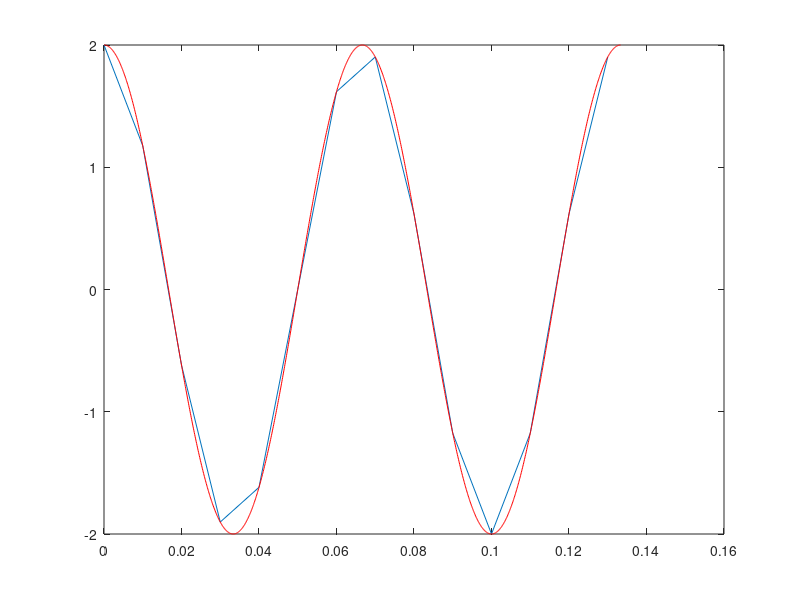
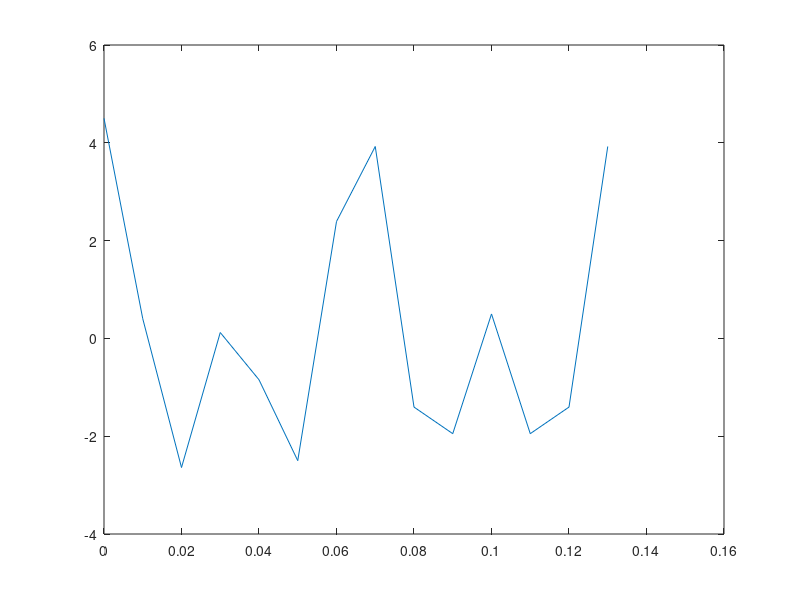
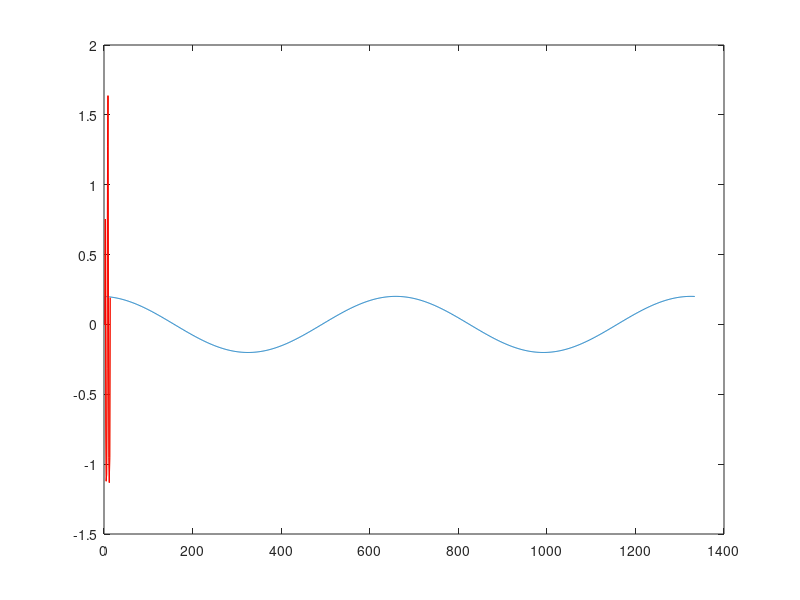
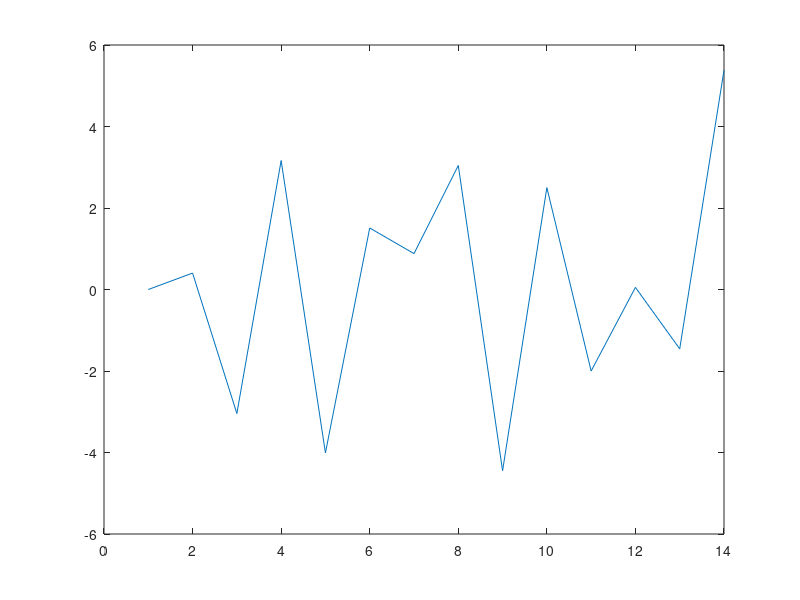

Source code (MATLAB) for these figures, in order: (Note: this script raises an error after producing the figures.)
% MAS500 Session 1
% Ch 2.12 Exercises


%%
% 1. Create a signal x1, where x1 = 2cos(2?15t).
% Make t a range large enough to show 2 repetitions of x1.
% Plot x1.
% What are the minimum and maximum values of x1 from the graph?

% 2 repetitions = 2*f = 2* 15 = 30
t = 0:0.01:(2*1/15);
x1 = 2*cos(2*pi*15*t);
figure(1)
plot(t,x1)

% create a more smooth plot, by increasing resolution of t
t = 0:0.0001:(2*1/15);
x1 = 2*cos(2*pi*15*t);
hold on; plot(t,x1,'r')

minimum = min(x1)
maximum = max(x1)

%%
% 2. Let x2 = x1 + 2.5cos(2?30t), and adjust t as needed.

common = gcd(15,30)
t = 0:0.01:(2*1/common);
x2 = 2*cos(2*pi*15*t) + 2.5*cos(2*pi*30*t);
figure(2)
plot(t,x2)

minimum = min(x2)
maximum = max(x2)

%%
% 4. Find y1[n] = x1[n] ? .9x1[n ? 1], using x1 from Exercise 3.
% Plot y1 (adjusting t as needed).

for n = 2:length(x1)
    y1(n) = x1(n) - 0.9*x1(n-1);
end
figure(4)
plot(y1)

%%
% 5. Create y2[n] to be the average of the current and previous two values 
% of x2[n].
% Plot y2.

for n = 3:length(x2)
    y2(n) = mean(x2([n,n-1,n-2]));
end
figure(4); hold on
plot(y2)

% OR

for n=3:length(x2)
    y2(n) = (x2(n) + x2(n-1) + x2(n-2))/3;
end

hold on;
plot(y2,'r')

%% 
% 6. Create y3[n] = x2[n] ? y3[n ? 1].
% Plot y3.

y3(1) = 0;
for n = 2:length(x2)
    y3(n) = x2(n) - y3(n-1);
end
figure(6)
plot(y3)

%% 
% 7. Make a random function that returns an array of m pseudorandom 
% integers between a low and high value specified. Use the rand function in 
% your function, and call your solution myrand. Notice that myrand should 
% have three parameters: the size of the array to return (m), the lowest 
% integer value it should return, and the highest integer value it should 
% return.

lo = 0; hi = 100; n = 10;
test = round(rand(1,n)*(hi-lo)+lo);

result = myrand(lo,hi,n);

%%
% 8. With an array of 8 values between 0 and 99 (use myrand), write a 
% function to return the values in sorted order, from lowest to highest.

result = myrand(0,99,8);
sorted = sort(result)

%% Other Exercises
% 5. Using MATLAB, plot the sinusoid 2cos(2?1500t + ?/2), starting at 
% t = 0 seconds. Be sure to use enough points to make a smooth graph, and 
% only showa fewrepetitions.

fs = 1500;
t = 0:0.00001:(2*1/fs*2);
x = 2*cos(2*pi*1500*t + pi/2);
figure(8)
plot(t,x)

%% Other Exercises
% 8. The following MATLAB code should return the magnitudes and phases 
% for an array of complex numbers. The line marked problem actually has 
% two problems with it.


% a. The first problem is the ambiguity discussed in Chapter 1. Explain 
% what this problem is, and demonstrate it via examples.

%  % This function should return the magnitude and phase.
%     %
%     function [mag, phi] = my_function(y)
%     % input Y is an array of complex numbers
% 
%     yr = real(y);
%     yi = imag(y);
%     for i=1:length(yr)
%         phi(i) = atan(yi(i)/yr(i)); % problem
%         mag(i) = sqrt(yr(i)*yr(i)+yi(i)*yi(i));
%     end

% dividing by zero (the real part of the number = 0)?

% b. For the second problem, consider what happens when it processes the 
% following code, which makes it crash! What is the problem?

% it didn't crash?
